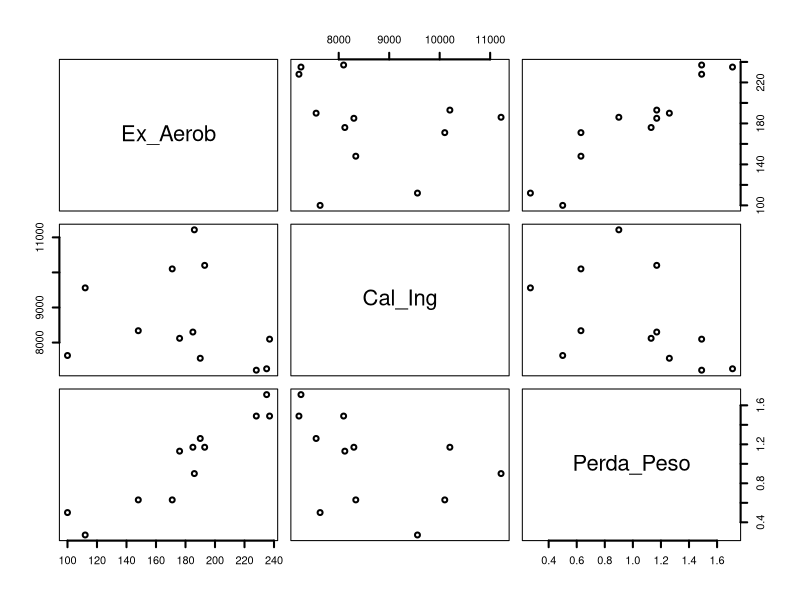
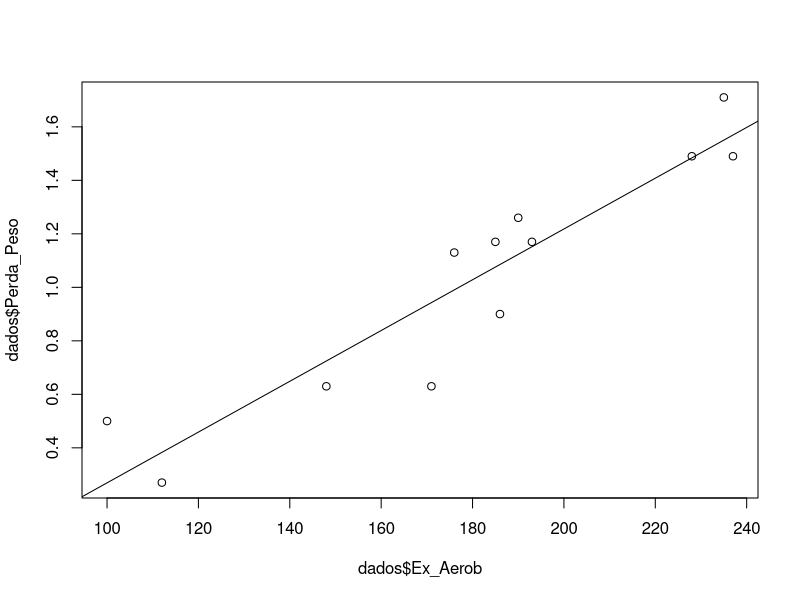

The R source for these figures, in order:
# Leitura e vizualizacao dos dados
dados = read.csv2("Exercicio.csv")
plot(dados, lwd=2)
cor(dados)

# Coeficientes do modelo
modelo = lm(Perda_Peso ~ Cal_Ing, data=dados)
summary(modelo)

modelo = lm(Perda_Peso ~ Ex_Aerob, data=dados)
summary(modelo)

# Reta de regressao no modelo
plot(dados$Ex_Aerob,dados$Perda_Peso)
abline(modelo)
novo = data.frame("Ex_Aerob"=150)
predict(modelo,novo)
